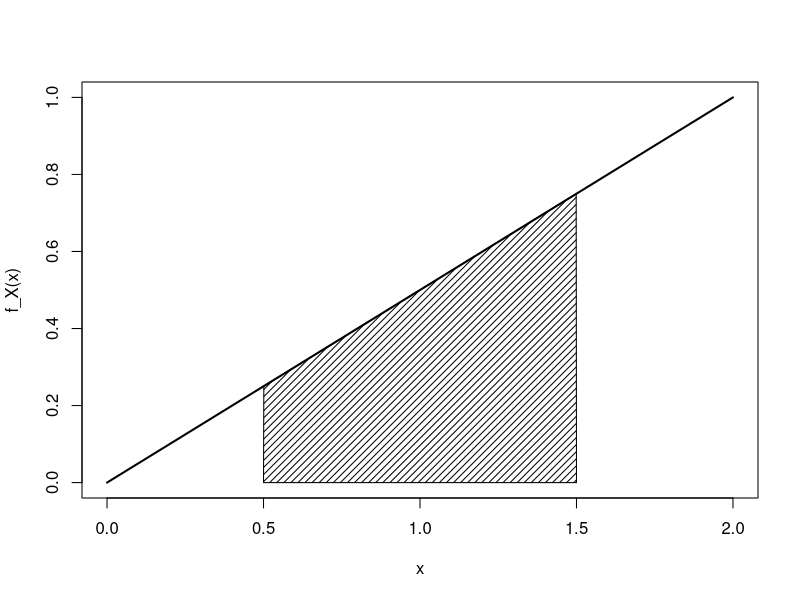
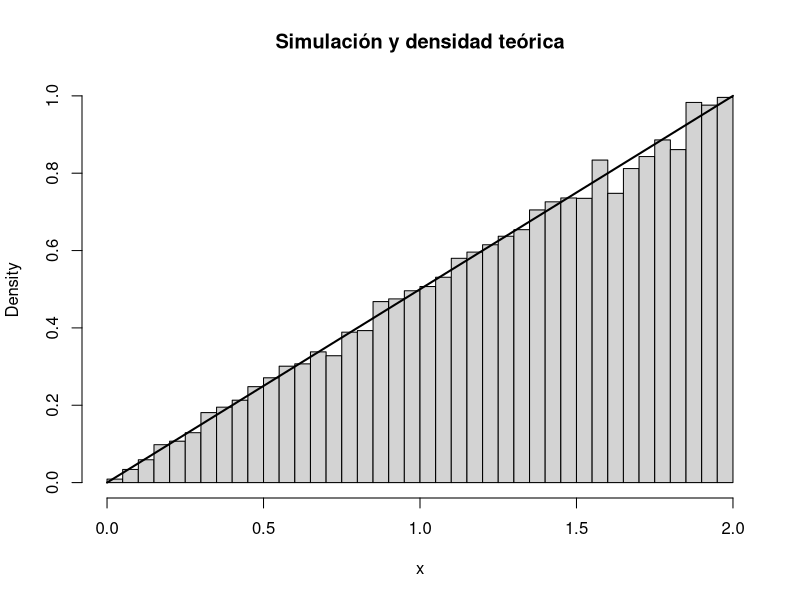

The R script that drew these images, in order:
## ---- chunk 1
f <- function(x) x / 2

integrate(f, lower = 0, upper = 2)
integrate(f, lower = 0.5, upper = 1.5)
## ---- chunk 2
f <- function(x) ifelse(x >= 0 & x <= 2, x / 2, 0)

grid <- seq(0, 2, length.out = 500)
y <- f(grid)

plot(grid, y, type = "l", lwd = 2,
     xlab = "x", ylab = "f_X(x)")

a <- 0.5
b <- 1.5
sel <- grid >= a & grid <= b
polygon(c(a, grid[sel], b),
        c(0, y[sel], 0),
        density = 20)
## ---- chunk 3
F <- function(x) {
  if (x <= 0) return(0)
  if (x >= 2) return(1)
  integrate(f, lower = 0, upper = x)$value
}

sapply(c(-1, 0, 0.5, 1, 1.5, 2, 3), F)
## ---- chunk 4
set.seed(2026)
n <- 20000
u <- runif(n)
xsim <- 2 * sqrt(u)

mean(xsim >= 0.5 & xsim <= 1.5)
## ---- chunk 5
hist(xsim, probability = TRUE,
     breaks = 30,
     xlab = "x",
     main = "Simulación y densidad teórica")
curve(x / 2, from = 0, to = 2,
      add = TRUE, lwd = 2)
